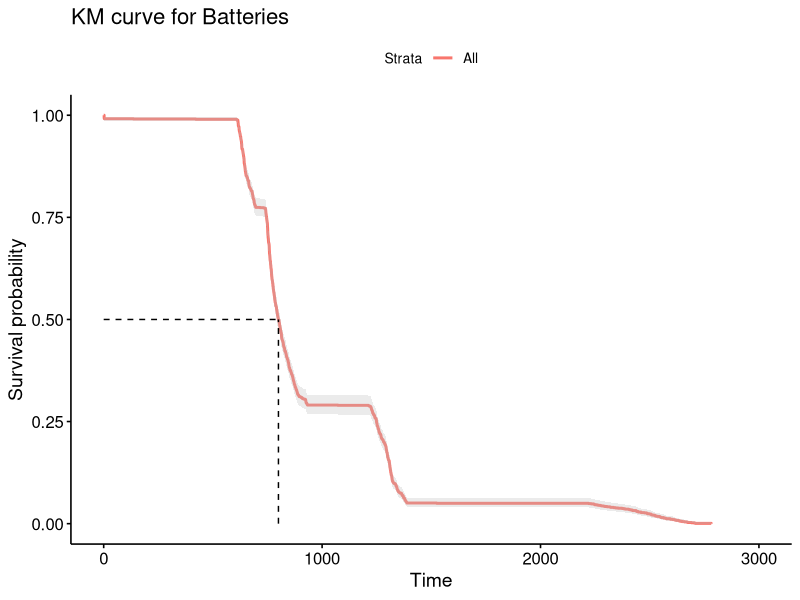
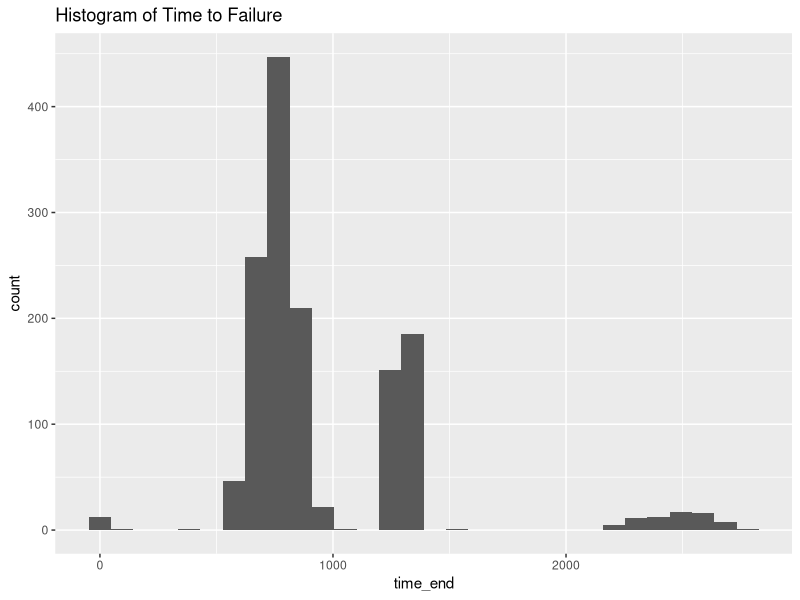
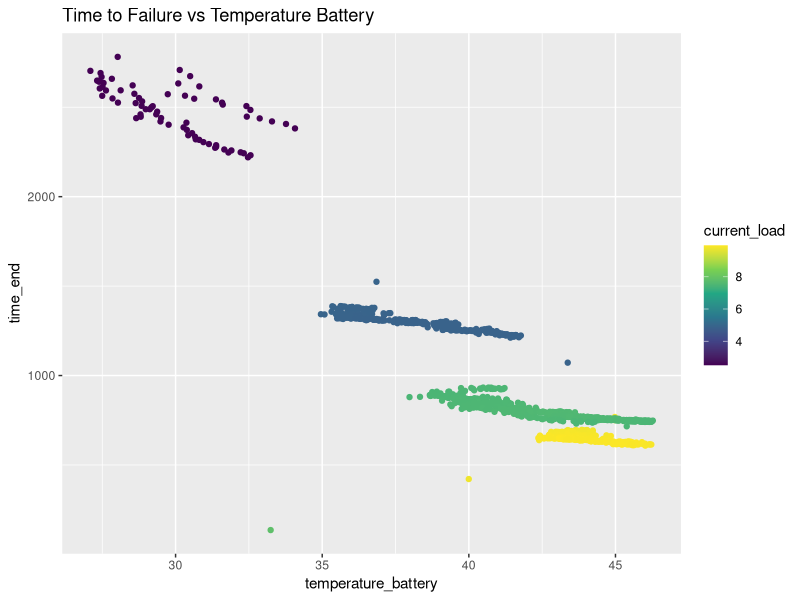
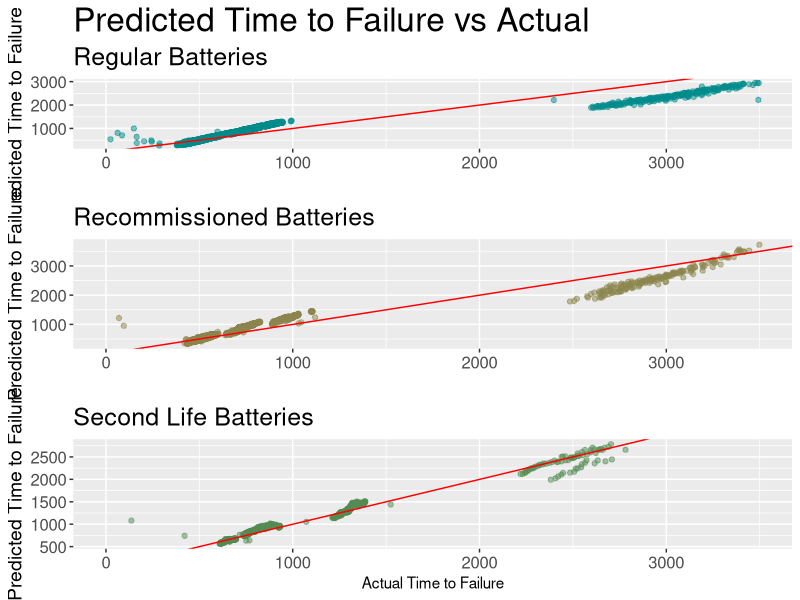

Here is the R script that generated these plots, in order:
## ---- chunk 1
library(fitdistrplus)
library(survminer)
library(tidyverse)
library(ggplot2)
library(survival)
library(skimr)
library(grid)
library(gridExtra)
## ---- chunk 2
ROOT = 'C://Users//corma//Documents//GitHub//18650-Accelerated-Battery-Life-Testing//'
# read in regular.csv
data = read_csv('../second.csv')
## ---- chunk 3
colnames(data)
regular = read_csv('../regular.csv')
recom = read_csv('../recommissioned.csv')
second = read_csv('../second.csv')
## ---- chunk 4
# since every row is a failure event, we can just use the time_end column
fit = survfit(Surv(time_end) ~ 1, data = data)
ggsurvplot(fit, data = data, pval = TRUE, surv.median.line = "hv", conf.int = TRUE) + ggtitle("KM curve for Batteries")
## ---- chunk 5
# histogram of time_end
ggplot(data, aes(x = time_end)) +
  geom_histogram(bins = 30) +
  ggtitle("Histogram of Time to Failure")
## ---- chunk 6
# filter out temps < 0
data = data %>% filter(temperature_battery > 0)
# drop times at 0
data = data %>% filter(time_end > 10)
# turn temperature into the Arrhenius model and voltage into log voltage

data = data %>%
  mutate(arr_temp = 11605/(temperature_battery + 273.15),
         log_volt = log10(voltage_charger))

# graph time x temperature_battery

# color by magma
ggplot(data, aes(x =temperature_battery, y = time_end, color= current_load)) +
  geom_point() + # color magma
  scale_color_viridis_c() +
  ggtitle("Time to Failure vs Temperature Battery")
## ---- chunk 7
# add a col for failure (they all failed)
data$failure = 1
# drop instances where time_end is NA or 0
data = data %>% filter(!is.na(time_end) & time_end != 0)
## ---- chunk 8
# create a weibull model for the time to failure using Current Load, Voltage Charger, and Temperature Battery
weibull_fit = survreg(Surv(time_end, failure) ~ current_load +
  log_volt +
  arr_temp
                      , data = data, dist = "weibull")
summary(weibull_fit)
## ---- chunk 9
# a function that takes a model and returns the mse, aic, and r^2
model_metrics = function(model, data) {
  pred = predict(model, type = "response")
  mse = mean((pred - data$time_end)^2)
  aic = AIC(model)
  r2 = 1 - mse / var(data$time_end)
  print("MSE:")
  print(mse)
  print("AIC:")
  print(aic)
  print("R^2:")
  print(r2)
  return(c(mse, aic, r2))
}
model_metrics(weibull_fit, data)
## ---- chunk 10
# graph the predicted vs actual time to failure
pred = predict(weibull_fit, type = "response")
secondplot = ggplot(data, aes(x = time_end, y = pred)) +
  geom_point(color='palegreen4',alpha=.5) +
  geom_abline(intercept = 0, slope = 1, color = "red") +
  ylab("Predicted Time to Failure") + 
  theme(axis.title.y = element_text(size=14), plot.subtitle = element_text(size = 18),axis.text = element_text(size=12)) +
  xlab('Actual Time to Failure')+
  labs(subtitle='Second Life Batteries') +
  xlim(0,3500)
## ---- chunk 11
reg = read_csv('../regular.csv')

# filter out temps < 0
reg = reg %>% filter(temperature_battery > 0)
# drop times at 0
reg = reg %>% filter(time_end > 10)
# graph time x temperature_battery

reg$failure = 1
# drop instances where time_end is NA or 0
reg = reg %>% filter(!is.na(time_end) & time_end != 0)

reg = reg %>%
  mutate(arr_temp = 11605/(temperature_battery + 273.15),
         log_volt = log10(voltage_charger))

# create a weibull model for the time to failure using Current Load, Voltage Charger, and Temperature Battery
weibull_fitreg = survreg(Surv(time_end, failure) ~ current_load +
  log_volt +
  arr_temp
                      , data = reg, dist = "weibull")
summary(weibull_fitreg)
## ---- chunk 12
model_metrics = function(model, reg) {
  pred = predict(model, type = "response")
  mse = mean((pred - data$time_end)^2)
  aic = AIC(model)
  r2 = 1 - mse / var(data$time_end)
  print("MSE:")
  print(mse)
  print("AIC:")
  print(aic)
  print("R^2:")
  print(r2)
  return(c(mse, aic, r2))
}
model_metrics(weibull_fitreg, reg)
## ---- chunk 13
predreg = predict(weibull_fitreg, type = "response")
regplot = ggplot(reg, aes(x = time_end, y = predreg)) +
  geom_point(color='cyan4',alpha=.5) +
  geom_abline(intercept = 0, slope = 1, color = "red") +
  ylab("Predicted Time to Failure") + 
  xlab(' ') +
  theme(axis.title.y = element_text(size=14),plot.subtitle = element_text(size = 18),plot.title = element_text(size = 24),axis.text = element_text(size=12)) +
  labs(subtitle='Regular Batteries')+
  ggtitle('Predicted Time to Failure vs Actual') +
  xlim(0,3500)
## ---- chunk 14
recom = read_csv('../recommissioned.csv')

# filter out temps < 0
recom = recom %>% filter(temperature_battery > 0)
# drop times at 0
recom = recom %>% filter(time_end > 10)
# graph time x temperature_battery

recom$failure = 1
# drop instances where time_end is NA or 0
recom = recom %>% filter(!is.na(time_end) & time_end != 0)

# create a weibull model for the time to failure using Current Load, Voltage Charger, and Temperature Battery
weibull_fitrecom = survreg(Surv(time_end, failure) ~ current_load +
  voltage_charger +
  temperature_battery
                      , data = recom, dist = "weibull")
summary(weibull_fitrecom)
## ---- chunk 15

predrecom = predict(weibull_fitrecom, type = "response")
recomplot = ggplot(recom, aes(x = time_end, y = predrecom)) +
  geom_point(color='khaki4',alpha=.5) +
  geom_abline(intercept = 0, slope = 1, color = "red") +
  ylab("Predicted Time to Failure") +
  theme(axis.title.y = element_text(size=14), plot.subtitle = element_text(size = 18),axis.text = element_text(size=12)) +
  xlab(' ')+
  labs(subtitle='Recommissioned Batteries')+
  xlim(0,3500)
## ---- chunk 16
weibullreg = grid.arrange(regplot,recomplot,secondplot,ncol=1)
ggsave('../weibullregression.png', weibullreg, width=10, height=16)
